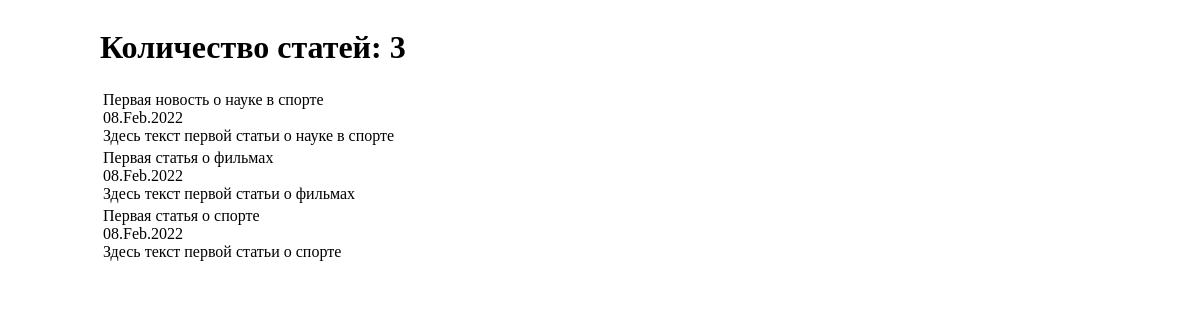
The page /news/ on the database as committed earlier.
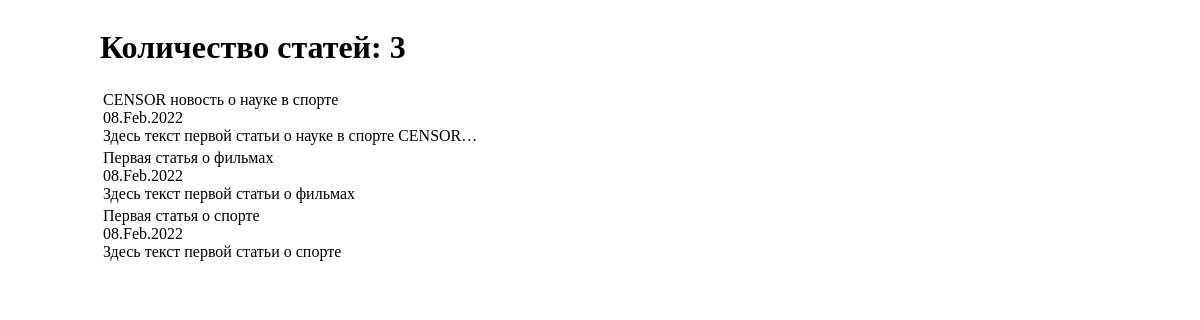
The same page on the database as committed later.
### news/models.py (models this page shows, shortened)
class Post(models.Model):
    article = 'ART'
    news = 'NWS'
    CONTENT = [
        (article, 'Статья'),
        (news, 'Новость')
    ]
    author = models.ForeignKey(Author, on_delete=models.CASCADE)
    type_content = models.CharField(max_length=3,
                                    choices=CONTENT,
                                    default=news)
    data_time_creation = models.DateTimeField(auto_now_add=True)
    category = models.ManyToManyField(Category, through='PostCategory')
    title = models.CharField(max_length=255)
    text = models.TextField()
    rating_content = models.IntegerField(default=0)

### news/views.py (the view)
# urls.py: path('', PostList.as_view()),
class PostList(ListView):
    model = Post
    template_name = 'post.html'
    context_object_name = 'post'
    queryset = Post.objects.order_by('-data_time_creation')

### news/templatetags/custom_filters.py (called while the page is built)
@register.filter(name='censor')
def censor(value):
    censor_list = ['слово1', 'слово2']
    for a in censor_list:
        while True:
            if a in value:
                value = value.replace(a, 'CENSOR')
            else:
                break
    return value

### Templates/post.html (shortened to what this page needs)
{% extends 'default.html' %}
{% load custom_filters %}
{% block content %}
<h1>Количество статей: {{ post | length }}</h1>
<table>
    {% for a in post %}
        <tr>
            <td>
                {{ a.title | censor }}
                <br>
                {{ a.data_time_creation | date:'d.M.Y' }}
                <br>
                {{ a.text | truncatechars:50 | censor }}
            </td>
        </tr>
    {% endfor %}
</table>
{% endblock content %}

Rows that differ between the two databases and show on the page:
changed Post: title|censor "Первая новость о науке в спорте" → "CENSOR новость о науке в спорте"; text|censor "Здесь текст первой статьи о науке в спорте" → "Здесь текст первой статьи о науке в спорте CENSOR…"
